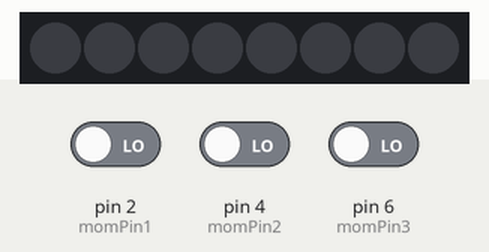
Simulated run of this sketch. Board: Arduino Uno, built with avr-gcc and run on an emulated ATmega328P. Parts: 8 RGB LEDs in strip order, left to right. The inputs (shaded band) are chosen by the test bench; at power-on: pin 2 (momPin1) LOW, pin 4 (momPin2) LOW, pin 6 (momPin3) LOW.

Above: at 1.2 s.
1.3 s: pin 2 (momPin1) driven HIGH and pin 4 (momPin2) driven HIGH and pin 6 (momPin3) driven HIGH
At 1.31 s:
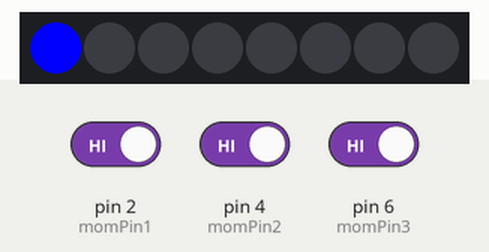
2.9 s: pin 2 (momPin1) driven LOW
4.4 s: pin 2 (momPin1) driven HIGH
At 4.76 s:
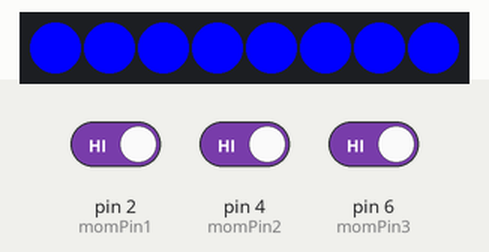
6.1 s: pin 4 (momPin2) driven LOW
At 7.08 s:
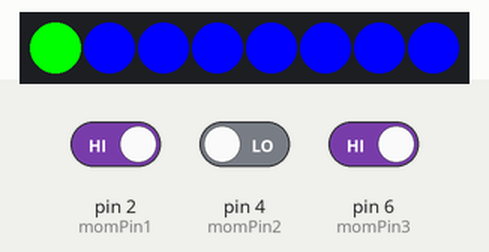
8.7 s: pin 4 (momPin2) driven HIGH
At 9.1 s:
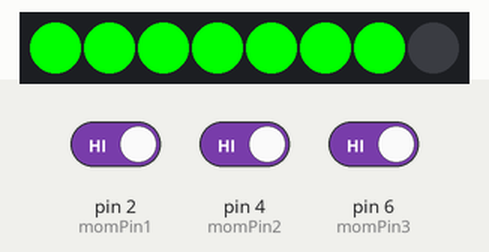
10.7 s: pin 6 (momPin3) driven LOW
At 11.37 s:
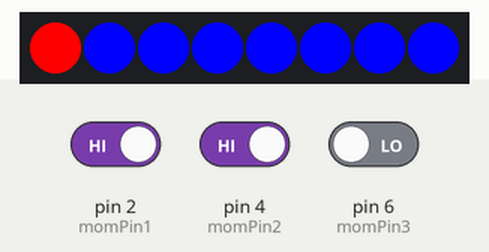
Timing chart, 0 to 14.0 s (numbered marks = the images above; inputs shaded):
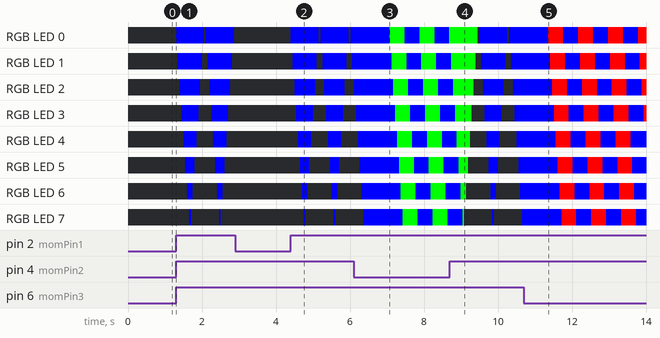

Measured:
- after the input at 1.3 s, RGB LED 0: alternates RGB(0, 0, 255) for 0.76 s and off for 0.05 s, starting at once; RGB LED 1: alternates RGB(0, 0, 255) for 0.66 s and off for 0.15 s, starting after 0.05 s
- after the input at 2.9 s, every drawn part: stays the same
- after the input at 4.4 s, RGB LED 0: alternates RGB(0, 0, 255) for 0.76 s and off for 0.05 s, starting at once; RGB LED 1: alternates RGB(0, 0, 255) for 0.66 s and off for 0.15 s, starting after 0.05 s
- after the input at 8.7 s, the LEDs: first differ from a run without the input after 0.39 s (image 4)
- after the input at 10.7 s, the LEDs: change after 0.66 s (image 5)

The sketch:

Project1.ino
```cpp
#include <Adafruit_NeoPixel.h>
int LED_COUNT = 8;
int pixelPin = 8;
Adafruit_NeoPixel leds = Adafruit_NeoPixel(LED_COUNT, pixelPin, NEO_GRB + NEO_KHZ800);

int momPin1 = 2;
int momPin2 = 4;
int momPin3 = 6;
int lightSpeed = 50;
// I <3 bools: Conditions for turning on and off LEDs
bool cond1 = false;
bool cond2 = false;
bool cond3 = false;
bool cond4 = false;
bool cond5 = false;
bool cond6 = false;
bool on = false;
bool off = true;
bool colorChange = false;

//Variables for changing the LED color
long onTime = 0;
int lastVal1 = LOW;
int lastVal2 = LOW;
int lastVal3 = LOW;
int bounceTime = 50;
int holdTime = 250;

void setup() {
  Serial.begin(9600);
  pinMode(momPin1, INPUT);
  pinMode(momPin2, INPUT);
  pinMode(momPin3, INPUT);
  leds.begin();  // Start up the LED strip
  leds.show();   // LEDs don't actually update until you call this function
}

void loop() {
  int momVal1 = digitalRead(momPin1);
  int momVal2 = digitalRead(momPin2);
  int momVal3 = digitalRead(momPin3);

  //**********TURN ON LED************
  if (momVal1 && off) { //If button 1 pressed and lights are off...
    cond1 = true;
  }
  if (cond1) {
    if (momVal3) { //Then button 3...
      cond2 = true;
      cond1 = false;
    }
  }
  if (cond2) {
    if (momVal2) { //And then button 2.
      cond3 = true;
      cond2 = false;
    }
  }
  if (cond3) {
    for (int i = 0; i < LED_COUNT; i++) //Turn on lights
    {
      //Set the pixel to BLUE
      leds.setPixelColor(i, 0, 0, 255);
      leds.show();
      delay(lightSpeed);
    }
    cond3 = false;
    off = false;
    on = true;
    momVal1 = 0; //Reset the values just in case
    momVal2 = 0;
    momVal3 = 0;
  }

  //**********TURN OFF LED************
  if (momVal2 && on) { //If button 2 is pressed and lights are on...
    cond4 = true;
  }
  if (cond4) {
    if (momVal3) { //Then button 3...
      cond5 = true;
      cond4 = false;
    }
  }
  if (cond5) {
    if (momVal1) { //And then button 1.
      cond6 = true;
      cond5 = false;
    }
  }
  if (cond6) {
    for (int x = 0; x < LED_COUNT; x++) //Turn off lights
    {
      int y = LED_COUNT - x;
      leds.setPixelColor((y - 1), 0, 0, 0);
      leds.show();
      delay(lightSpeed);
    }
    cond6 = false;
    off = true;
    on = false;
    momVal1 = 0; //Reset the values just in case
    momVal2 = 0;
    momVal3 = 0;
  }

  //**********Change LED Color To BLUE************

  if (momVal1 == HIGH && lastVal1 == LOW && on) {
    onTime = millis();
  }

  if (momVal1 == HIGH && lastVal1 == HIGH && on) {
    if ((millis() - onTime) > holdTime) {
      for (int i = 0; i < LED_COUNT; i++) //Changes light color
      {
        //Set the pixel to BLUE
        leds.setPixelColor(i, 0, 0, 255);
        leds.show();
        delay(lightSpeed);
      }
    }
  }

  //**********Change LED Color To RED************

  if (momVal2 == HIGH && lastVal2 == LOW && on) {
    onTime = millis();
  }

  if (momVal2 == HIGH && lastVal2 == HIGH && on) {
    if ((millis() - onTime) > holdTime) {
      for (int i = 0; i < LED_COUNT; i++) //Changes light color
      {
        //Set the pixel to RED
        leds.setPixelColor(i, 255, 0, 0);
        leds.show();
        delay(lightSpeed);
      }
    }
  }

  //**********Change LED Color To GREEN************

  if (momVal3 == HIGH && lastVal3 == LOW && on) {
    onTime = millis();
  }

  if (momVal3 == HIGH && lastVal3 == HIGH && on) {
    if ((millis() - onTime) > holdTime) {
      for (int i = 0; i < LED_COUNT; i++) //Changes light color
      {
        //Set the pixel to GREEN
        leds.setPixelColor(i, 0, 255, 0);
        leds.show();
        delay(lightSpeed);
      }
    }
  }

  lastVal1 = momVal1;
  lastVal2 = momVal2;
  lastVal3 = momVal3;
}
```
